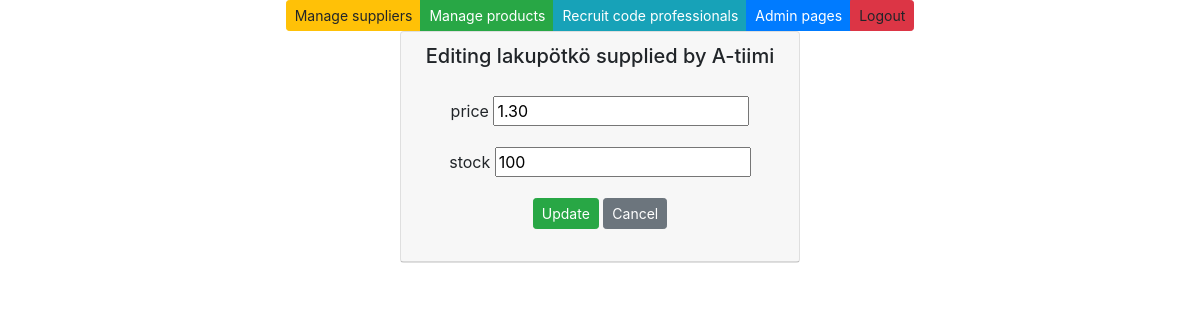
Screenshot of /edit-product-get/3/ (signed in) with the database file from the repository.
### app/models.py (models this page shows, shortened)
class Product(models.Model):
    productname = models.CharField(max_length = 20, default = "laku")
    packagesize = models.CharField(max_length = 20, default = 3)
    unitprice = models.DecimalField(max_digits=8, decimal_places=2, default=1.00)
    unitsinstock = models.IntegerField(default = 3)
    supplier = models.ForeignKey(Supplier, on_delete=models.CASCADE)

class Supplier(models.Model):
    companyname = models.CharField(max_length = 50, default="firma")
    contactname = models.CharField(max_length = 50, default="firma")
    address = models.CharField(max_length = 100, default="firma")
    phone = models.CharField(max_length = 20, default="firma")
    email = models.CharField(max_length = 50, default="firma")
    country = models.CharField(max_length = 50, default="firma")

### app/views.py (the view)
# urls.py: path('edit-product-get/<int:id>/', edit_product_get),
def edit_product_get(request, id):
    if not request.user.is_authenticated:
        return render(request, 'loginpage.html')
    else:
        product = Product.objects.get(id = id)
        context = {'product': product}
        return render (request,"edit_product.html",context)

### app/templates/edit_product.html (shortened to what this page needs)
{% extends 'index.html' %}
{% block content %}
<div class="card" style="width: 25rem;">
    <div class="card-header">
        <h5>Editing {{product.productname}} supplied by {{product.supplier.companyname}}</h5>
        <div class="card-body">
            <form method="post" action="/edit-product-post/{{product.id}}/">
                <div class="form-group">
                    <label>price</label>
                    <input type="number" step=".01" name="unitprice" value={{product.unitprice}}>
                </div>
                <div class="form-group">
                    <label>stock</label>
                    <input type="number" name="unitsinstock" value={{product.unitsinstock}}>
                </div>
                <input type="submit" value="Update" class="btn btn-success btn-sm">
                <input type="button" onclick="window.location.href='/products'" id="hide-btn"
                    class="btn btn-secondary btn-sm" value="Cancel">
            </form>
        </div>
    </div>
</div>
{% endblock %}

### rows the page displays
Product: productname "lakupötkö", supplier.companyname "A-tiimi", unitprice "1.30", unitsinstock "100"
